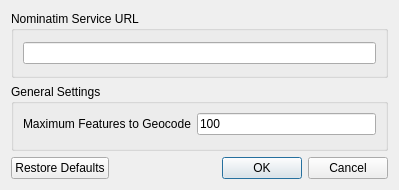
<?xml version="1.0" encoding="UTF-8"?>
<ui version="4.0">
 <class>Dialog</class>
 <widget class="QDialog" name="Dialog">
  <property name="geometry">
   <rect>
    <x>0</x>
    <y>0</y>
    <width>399</width>
    <height>190</height>
   </rect>
  </property>
  <property name="windowTitle">
   <string>Settings</string>
  </property>
  <layout class="QVBoxLayout" name="verticalLayout_2">
   <item>
    <widget class="QGroupBox" name="groupBox">
     <property name="title">
      <string>Nominatim Service URL</string>
     </property>
     <layout class="QVBoxLayout" name="verticalLayout">
      <item>
       <widget class="QLineEdit" name="nomServiceLineEdit"/>
      </item>
     </layout>
    </widget>
   </item>
   <item>
    <widget class="QGroupBox" name="groupBox_2">
     <property name="title">
      <string>General Settings</string>
     </property>
     <layout class="QVBoxLayout" name="verticalLayout_3">
      <item>
       <layout class="QFormLayout" name="formLayout">
        <item row="0" column="0">
         <widget class="QLabel" name="label">
          <property name="text">
           <string>Maximum Features to Geocode</string>
          </property>
         </widget>
        </item>
        <item row="0" column="1">
         <widget class="QLineEdit" name="maxRequestLineEdit">
          <property name="text">
           <string>100</string>
          </property>
         </widget>
        </item>
       </layout>
      </item>
     </layout>
    </widget>
   </item>
   <item>
    <widget class="QDialogButtonBox" name="buttonBox">
     <property name="orientation">
      <enum>Qt::Horizontal</enum>
     </property>
     <property name="standardButtons">
      <set>QDialogButtonBox::Cancel|QDialogButtonBox::Ok|QDialogButtonBox::RestoreDefaults</set>
     </property>
    </widget>
   </item>
  </layout>
 </widget>
 <resources/>
 <connections>
  <connection>
   <sender>buttonBox</sender>
   <signal>accepted()</signal>
   <receiver>Dialog</receiver>
   <slot>accept()</slot>
   <hints>
    <hint type="sourcelabel">
     <x>248</x>
     <y>254</y>
    </hint>
    <hint type="destinationlabel">
     <x>157</x>
     <y>274</y>
    </hint>
   </hints>
  </connection>
  <connection>
   <sender>buttonBox</sender>
   <signal>rejected()</signal>
   <receiver>Dialog</receiver>
   <slot>reject()</slot>
   <hints>
    <hint type="sourcelabel">
     <x>316</x>
     <y>260</y>
    </hint>
    <hint type="destinationlabel">
     <x>286</x>
     <y>274</y>
    </hint>
   </hints>
  </connection>
 </connections>
</ui>
